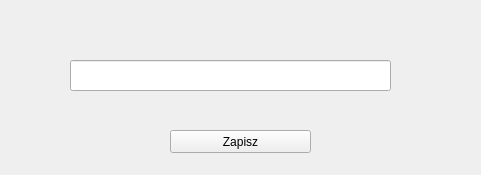
<?xml version="1.0" encoding="UTF-8"?>
<ui version="4.0">
 <class>Add_new_class_window</class>
 <widget class="QWidget" name="Add_new_class_window">
  <property name="geometry">
   <rect>
    <x>0</x>
    <y>0</y>
    <width>481</width>
    <height>175</height>
   </rect>
  </property>
  <property name="font">
   <font>
    <pointsize>9</pointsize>
   </font>
  </property>
  <property name="windowTitle">
   <string>New Class</string>
  </property>
  <widget class="QPushButton" name="Save_class">
   <property name="geometry">
    <rect>
     <x>170</x>
     <y>130</y>
     <width>141</width>
     <height>23</height>
    </rect>
   </property>
   <property name="text">
    <string>Zapisz</string>
   </property>
  </widget>
  <widget class="QLineEdit" name="Class_name_line_edit">
   <property name="geometry">
    <rect>
     <x>70</x>
     <y>60</y>
     <width>321</width>
     <height>31</height>
    </rect>
   </property>
   <property name="font">
    <font>
     <pointsize>14</pointsize>
    </font>
   </property>
   <property name="autoFillBackground">
    <bool>false</bool>
   </property>
   <property name="text">
    <string/>
   </property>
  </widget>
 </widget>
 <resources/>
 <connections/>
</ui>
